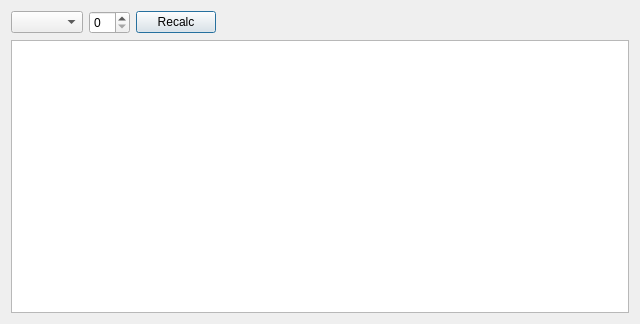
<?xml version="1.0" encoding="UTF-8"?>
<ui version="4.0">
 <class>DebetCreditReport</class>
 <widget class="QDialog" name="DebetCreditReport">
  <property name="geometry">
   <rect>
    <x>0</x>
    <y>0</y>
    <width>640</width>
    <height>324</height>
   </rect>
  </property>
  <property name="windowTitle">
   <string>Dialog</string>
  </property>
  <layout class="QVBoxLayout" name="verticalLayout">
   <item>
    <layout class="QHBoxLayout" name="horizontalLayout">
     <item>
      <widget class="QComboBox" name="monthBox"/>
     </item>
     <item>
      <widget class="QSpinBox" name="yearBox"/>
     </item>
     <item>
      <widget class="QPushButton" name="calcButton">
       <property name="text">
        <string>Recalc</string>
       </property>
      </widget>
     </item>
     <item>
      <spacer name="horizontalSpacer">
       <property name="orientation">
        <enum>Qt::Horizontal</enum>
       </property>
       <property name="sizeHint" stdset="0">
        <size>
         <width>40</width>
         <height>20</height>
        </size>
       </property>
      </spacer>
     </item>
    </layout>
   </item>
   <item>
    <widget class="QTextEdit" name="textEdit"/>
   </item>
  </layout>
 </widget>
 <resources/>
 <connections/>
</ui>
